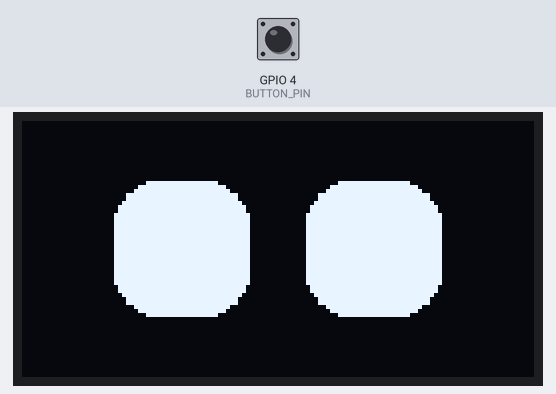
The sketch below on a simulated ESP32. On the bench: 128×64 one-colour display. The test bench sets the inputs (shaded band); at power-on: GPIO 4 (BUTTON_PIN) HIGH. Random numbers use the default seed unless the sketch sets one; what the sketch prints to the serial monitor is not drawn.

Above: at 1.2 s.
1.3 s: GPIO 4 (BUTTON_PIN) pulled LOW for 0.15 s
At 1.54 s:
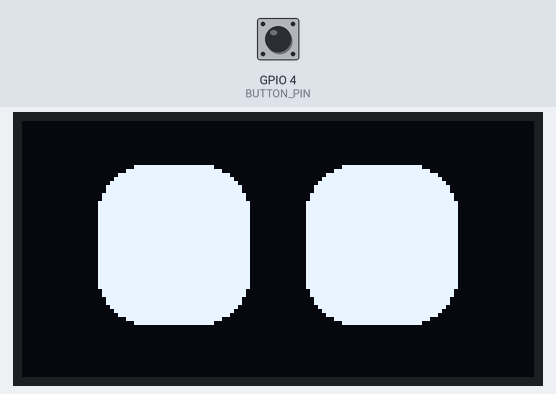
2.0 s: GPIO 4 (BUTTON_PIN) pulled LOW for 1 s
At 2.46 s:
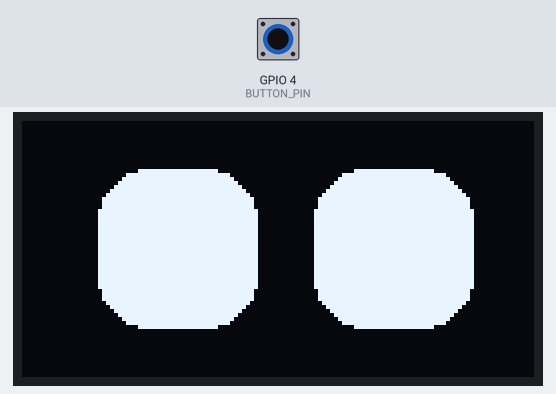
3.6 s: GPIO 4 (BUTTON_PIN) pulled LOW for 0.15 s
At 3.99 s:
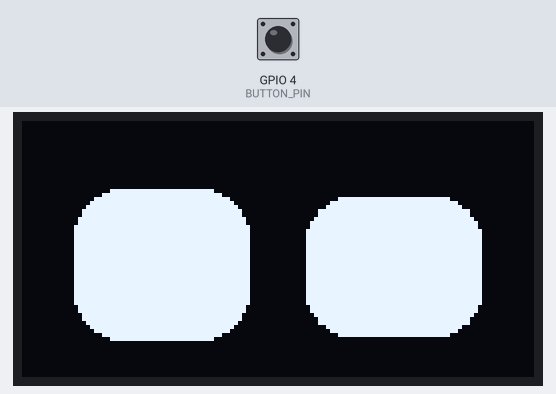
4.3 s: GPIO 4 (BUTTON_PIN) pulled LOW for 1 s
At 21.9 s:
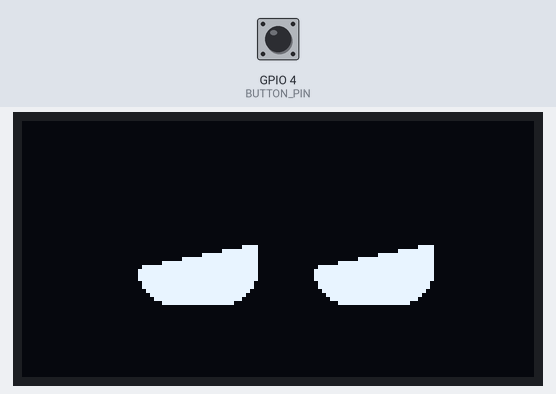
Timing chart, 0 to 22.6 s (numbered marks = the images above; inputs shaded):
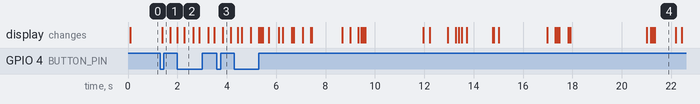

Measured:
- after the input at 1.3 s, the display: changes after 0.08 s (image 1)
- what the display in image 4 shows lasts 0.9 s, from 21.3 s to 22.2 s

The sketch:

robot_style_eyes.ino
```cpp
/*
  EMO-style Robot Eyes для ESP32 + OLED 0.96" (SSD1306, 128x64, I2C)
  + кнопка на GPIO4 -> несколько режимов паники, переключаются по очереди

  Подключение:
    OLED VCC -> 3V3
    OLED GND -> GND
    OLED SDA -> GPIO21
    OLED SCL -> GPIO22
    Кнопка   -> между GPIO4 и GND (внутренний PULLUP, доп. резистор не нужен)

  Библиотеки:
    - Adafruit GFX Library
    - Adafruit SSD1306
*/

#include <Wire.h>
#include <Adafruit_GFX.h>
#include <Adafruit_SSD1306.h>
#include <math.h>

#define SCREEN_WIDTH   128
#define SCREEN_HEIGHT  64
#define OLED_RESET     -1
#define SCREEN_ADDRESS 0x3C

#define BUTTON_PIN 4

Adafruit_SSD1306 display(SCREEN_WIDTH, SCREEN_HEIGHT, &Wire, OLED_RESET);

enum Emotion {
  NEUTRAL,
  HAPPY,
  JOYFUL,
  SAD,
  GLOOMY,
  ANGRY,
  FURIOUS,
  SURPRISED,
  SLEEPY,
  SUSPICIOUS,
  EMOTION_COUNT
};

const char* emotionName(Emotion e) {
  switch (e) {
    case NEUTRAL:    return "neutral";
    case HAPPY:      return "happy";
    case JOYFUL:     return "joyful";
    case SAD:        return "sad";
    case GLOOMY:     return "gloomy";
    case ANGRY:      return "angry";
    case FURIOUS:    return "furious";
    case SURPRISED:  return "surprised";
    case SLEEPY:     return "sleepy";
    case SUSPICIOUS: return "suspicious";
    default:         return "?";
  }
}

int centerX = SCREEN_WIDTH / 2;
int centerY = SCREEN_HEIGHT / 2;
int eyeGap  = 14;
int baseW   = 34;
int baseH   = 34;

Emotion currentEmotion = NEUTRAL;
unsigned long lastEmotionChange = 0;
unsigned long emotionInterval = 4000;

// ---------- Моргание ----------
unsigned long lastBlink = 0;
unsigned long blinkInterval = 3000;
unsigned long blinkDuration = 260;
unsigned long blinkStart = 0;
bool isBlinking = false;

// текущие "живые" параметры глаз
float curW = baseW, curH = baseH, curOffsetY = 0;
float curBrowL = 0, curBrowR = 0;
float curHR_delta = 0; // разница высоты правого глаза (асимметрия)
float targetW = baseW, targetH = baseH, targetOffsetY = 0;
float targetBrowL = 0, targetBrowR = 0;
float targetHR_delta = 0;

int lookOffsetX = 0, lookOffsetY = 0;
int targetLookX = 0, targetLookY = 0;
unsigned long lastLookChange = 0;

// ---------- Кнопка ----------
bool lastButtonReading = HIGH;
bool buttonState = HIGH;
unsigned long lastDebounceTime = 0;
unsigned long debounceDelay = 40;

// ---------- Паника: несколько режимов ----------
enum PanicMode {
  PANIC_SHOCK_FLEE,   // шок с дрожью -> бегство по углам (исходный режим)
  PANIC_SNEAKY,       // вспышка удивления -> хитрый прищур, бегающие глаза
  PANIC_MODE_COUNT
};

int panicMode = -1; // какой режим будет запущен при следующем нажатии (инкрементируется)
bool panicActive = false;
unsigned long panicStart = 0;

// длительности фаз для каждого режима (индекс = PanicMode)
const unsigned long PANIC_PHASE1_DURATION[PANIC_MODE_COUNT] = { 900, 500 };
const unsigned long PANIC_PHASE2_DURATION[PANIC_MODE_COUNT] = { 3200, 4000 };

unsigned long lastJitterUpdate = 0;
int jitterX = 0, jitterY = 0;

// метание по углам (режим PANIC_SHOCK_FLEE, фаза 2)
unsigned long lastCornerChange = 0;
int cornerIndex = -1;
int cornerAmpX = 20;
int cornerAmpY = 12;

// хитрое зырканье (режим PANIC_SNEAKY, фаза 2)
unsigned long lastSneakyGlanceChange = 0;
unsigned long lastSneakySquintSwap = 0;
int sneakyGlanceSide = 0; // -1 лево, 1 право
int sneakyAmpX = 14;

Emotion emotionBeforePanic = NEUTRAL;

void setup() {
  Serial.begin(115200);
  Wire.begin(21, 22);
  pinMode(BUTTON_PIN, INPUT_PULLUP);

  if (!display.begin(SSD1306_SWITCHCAPVCC, SCREEN_ADDRESS)) {
    Serial.println("Не найден OLED дисплей! Проверь подключение/адрес.");
    while (true) delay(1000);
  }

  display.clearDisplay();
  display.display();
  randomSeed(analogRead(0));
  setEmotionTargets(currentEmotion);
  lastBlink = millis();
  lastEmotionChange = millis();
}

void loop() {
  unsigned long now = millis();

  handleButton(now);

  if (panicActive) {
    unsigned long elapsed = now - panicStart;
    unsigned long phase1 = PANIC_PHASE1_DURATION[panicMode];
    unsigned long phase2 = PANIC_PHASE2_DURATION[panicMode];
    unsigned long totalPanicDuration = phase1 + phase2;

    if (elapsed > totalPanicDuration) {
      panicActive = false;
      currentEmotion = emotionBeforePanic;
      setEmotionTargets(currentEmotion);
      lastEmotionChange = now;
      lastBlink = now;
      isBlinking = false;
      jitterX = 0; jitterY = 0;
    } else if (elapsed <= phase1) {
      runPanicPhase1(now);
    } else {
      runPanicPhase2(now);
    }
  } else {
    if (now - lastEmotionChange > emotionInterval) {
      lastEmotionChange = now;
      Emotion next;
      do {
        next = (Emotion)random(0, EMOTION_COUNT);
      } while (next == currentEmotion);
      currentEmotion = next;
      setEmotionTargets(currentEmotion);
      Serial.println(emotionName(currentEmotion));
    }

    if (!isBlinking && now - lastBlink > blinkInterval) {
      isBlinking = true;
      blinkStart = now;
    }
    if (isBlinking && now - blinkStart > blinkDuration) {
      isBlinking = false;
      lastBlink = now;
      blinkInterval = 2500 + random(0, 3000);
    }

    if (now - lastLookChange > 1800) {
      lastLookChange = now;
      targetLookX = random(-8, 9);
      targetLookY = random(-4, 5);
    }

    jitterX = 0;
    jitterY = 0;
  }

  bool inPhase2 = panicActive && (now - panicStart > PANIC_PHASE1_DURATION[panicMode]);
  float speed = panicActive ? (inPhase2 ? 0.25 : 0.35) : 0.18;
  curW        += (targetW - curW) * speed;
  curH        += (targetH - curH) * speed;
  curOffsetY  += (targetOffsetY - curOffsetY) * speed;
  curBrowL    += (targetBrowL - curBrowL) * speed;
  curBrowR    += (targetBrowR - curBrowR) * speed;
  curHR_delta += (targetHR_delta - curHR_delta) * speed;

  float lookSpeed = panicActive ? (inPhase2 ? 0.35 : 0.45) : 0.1;
  lookOffsetX += (int)((targetLookX - lookOffsetX) * lookSpeed);
  lookOffsetY += (int)((targetLookY - lookOffsetY) * lookSpeed);

  drawFrame();
  delay(15);
}

void handleButton(unsigned long now) {
  bool reading = digitalRead(BUTTON_PIN);

  if (reading != lastButtonReading) {
    lastDebounceTime = now;
  }

  if (now - lastDebounceTime > debounceDelay) {
    if (reading != buttonState) {
      buttonState = reading;
      if (buttonState == LOW) {
        triggerPanic(now);
      }
    }
  }

  lastButtonReading = reading;
}

void triggerPanic(unsigned long now) {
  if (!panicActive) {
    emotionBeforePanic = currentEmotion;
  }

  // переключаемся на следующий режим паники по кругу
  panicMode = (panicMode + 1) % PANIC_MODE_COUNT;

  panicActive = true;
  panicStart = now;
  isBlinking = false;
  cornerIndex = -1;
  sneakyGlanceSide = 0;
  targetHR_delta = 0;

  lastJitterUpdate = now;
  lastLookChange = now;
  lastCornerChange = now;
  lastSneakyGlanceChange = now;
  lastSneakySquintSwap = now;

  // targets для фазы 1 задаются в runPanicPhase1 сразу же на этом вызове loop,
  // но выставим стартовые значения на всякий случай:
  switch (panicMode) {
    case PANIC_SHOCK_FLEE:
      targetW = baseW + 14;
      targetH = baseH + 16;
      targetOffsetY = -3;
      targetBrowL = 0; targetBrowR = 0;
      break;
    case PANIC_SNEAKY:
      targetW = baseW + 6;
      targetH = baseH + 6;
      targetOffsetY = -2;
      targetBrowL = 0; targetBrowR = 0;
      break;
  }

  Serial.print("PANIC mode: ");
  Serial.println(panicMode == PANIC_SHOCK_FLEE ? "shock_flee" : "sneaky");
}

// ---------- Фаза 1: общая точка входа ----------
void runPanicPhase1(unsigned long now) {
  switch (panicMode) {
    case PANIC_SHOCK_FLEE:
      panicPhase1_ShockFlee(now);
      break;
    case PANIC_SNEAKY:
      panicPhase1_Sneaky(now);
      break;
  }
}

// ---------- Фаза 2: общая точка входа ----------
void runPanicPhase2(unsigned long now) {
  switch (panicMode) {
    case PANIC_SHOCK_FLEE:
      panicPhase2_ShockFlee(now);
      break;
    case PANIC_SNEAKY:
      panicPhase2_Sneaky(now);
      break;
  }
}

// ===================== РЕЖИМ 0: ШОК -> БЕГСТВО =====================

// Фаза 1 — шок: огромные глаза, мелкая быстрая дрожь, взгляд туда-сюда
void panicPhase1_ShockFlee(unsigned long now) {
  targetW = baseW + 14 + random(-2, 3);
  targetH = baseH + 16 + random(-2, 3);

  if (now - lastJitterUpdate > 40) {
    lastJitterUpdate = now;
    jitterX = random(-3, 4);
    jitterY = random(-3, 4);
  }

  if (now - lastLookChange > 90) {
    lastLookChange = now;
    targetLookX = random(-16, 17);
    targetLookY = random(-8, 9);
  }
}

// Фаза 2 — бегство: глаза уменьшаются и скачут по углам экрана
void panicPhase2_ShockFlee(unsigned long now) {
  targetW = baseW * 0.55 + random(-2, 3);
  targetH = baseH * 0.5  + random(-2, 3);
  targetOffsetY = 0;

  if (now - lastJitterUpdate > 60) {
    lastJitterUpdate = now;
    jitterX = random(-2, 3);
    jitterY = random(-2, 3);
  }

  unsigned long cornerInterval = 160 + random(0, 120);
  if (now - lastCornerChange > cornerInterval) {
    lastCornerChange = now;

    int newCorner;
    do {
      newCorner = random(0, 4);
    } while (newCorner == cornerIndex);
    cornerIndex = newCorner;

    switch (cornerIndex) {
      case 0: targetLookX = -cornerAmpX; targetLookY = -cornerAmpY; break;
      case 1: targetLookX =  cornerAmpX; targetLookY = -cornerAmpY; break;
      case 2: targetLookX = -cornerAmpX; targetLookY =  cornerAmpY; break;
      case 3: targetLookX =  cornerAmpX; targetLookY =  cornerAmpY; break;
    }
  }
}

// ===================== РЕЖИМ 1: ХИТРАЯ ПАНИКА =====================

// Фаза 1 — короткая вспышка удивления, БЕЗ дрожи, взгляд спокойно замер по центру
void panicPhase1_Sneaky(unsigned long now) {
  targetW = baseW + 6;
  targetH = baseH + 6;
  targetOffsetY = -2;
  targetBrowL = 0;
  targetBrowR = 0;
  targetHR_delta = 0;

  jitterX = 0;
  jitterY = 0;

  targetLookX = 0;
  targetLookY = 0;
}

// Фаза 2 — хитрый прищур: глаза сужаются, попеременно прищуривается то один,
// то другой глаз, взгляд резко зыркает влево-вправо, будто что-то скрывают
void panicPhase2_Sneaky(unsigned long now) {
  targetW = baseW * 0.9;
  targetH = baseH * 0.32;
  targetOffsetY = 1;

  jitterX = 0; // без дрожи — движения выглядят осознанными, а не паническими
  jitterY = 0;

  // попеременный "хитрый" прищур одного глаза сильнее другого
  unsigned long squintInterval = 450 + random(0, 300);
  if (now - lastSneakySquintSwap > squintInterval) {
    lastSneakySquintSwap = now;
    // случайно выбираем, какой глаз прищурен сильнее в этот раз
    targetHR_delta = (random(0, 2) == 0) ? -12 : 12;
  }

  // резкое зырканье влево-вправо с короткими паузами, будто проверяет,
  // не смотрит ли кто
  unsigned long glanceInterval = 260 + random(0, 260);
  if (now - lastSneakyGlanceChange > glanceInterval) {
    lastSneakyGlanceChange = now;

    int r = random(0, 10);
    if (r < 4) {
      // короткая пауза по центру, будто задумался/притворяется
      targetLookX = 0;
      targetLookY = 2;
    } else {
      sneakyGlanceSide = -sneakyGlanceSide;
      if (sneakyGlanceSide == 0) sneakyGlanceSide = 1;
      targetLookX = sneakyGlanceSide * sneakyAmpX;
      targetLookY = random(-2, 3);
    }
  }
}

// ===================== Обычные эмоции =====================

void setEmotionTargets(Emotion e) {
  targetHR_delta = 0; // по умолчанию симметрично, кроме SUSPICIOUS

  switch (e) {
    case NEUTRAL:
      targetW = baseW; targetH = baseH; targetOffsetY = 0;
      targetBrowL = 0; targetBrowR = 0;
      break;
    case HAPPY:
      targetW = baseW + 4; targetH = baseH * 0.55; targetOffsetY = 4;
      targetBrowL = 0; targetBrowR = 0;
      break;
    case JOYFUL:
      targetW = baseW + 8; targetH = baseH * 0.28; targetOffsetY = 6;
      targetBrowL = 0; targetBrowR = 0;
      break;
    case SAD:
      targetW = baseW - 4; targetH = baseH * 0.75; targetOffsetY = 2;
      targetBrowL = 8; targetBrowR = -8;
      break;
    case GLOOMY:
      targetW = baseW - 6; targetH = baseH * 0.35; targetOffsetY = 9;
      targetBrowL = 10; targetBrowR = -10;
      break;
    case ANGRY:
      targetW = baseW; targetH = baseH * 0.7; targetOffsetY = 0;
      targetBrowL = -10; targetBrowR = 10;
      break;
    case FURIOUS:
      targetW = baseW - 4; targetH = baseH * 0.42; targetOffsetY = -2;
      targetBrowL = -18; targetBrowR = 18;
      break;
    case SURPRISED:
      targetW = baseW + 8; targetH = baseH + 8; targetOffsetY = -2;
      targetBrowL = 0; targetBrowR = 0;
      break;
    case SLEEPY:
      targetW = baseW; targetH = baseH * 0.45; targetOffsetY = 5;
      targetBrowL = 0; targetBrowR = 0;
      break;
    case SUSPICIOUS:
      targetW = baseW; targetH = baseH * 0.7; targetOffsetY = 0;
      targetBrowL = -6; targetBrowR = 0;
      targetHR_delta = -14;
      break;
  }
}

float getBlinkFactor(unsigned long now) {
  if (!isBlinking) return 0.0;
  float progress = (float)(now - blinkStart) / (float)blinkDuration;
  if (progress > 1.0) progress = 1.0;
  return sin(progress * PI);
}

void drawFrame() {
  unsigned long now = millis();
  display.clearDisplay();

  float blinkFactor = panicActive ? 0.0 : getBlinkFactor(now);

  int hL = (int)(curH * (1.0 - blinkFactor * 0.93));
  if (hL < 2) hL = 2;

  int hR = (int)((curH + curHR_delta) * (1.0 - blinkFactor * 0.93));
  if (hR < 2) hR = 2;

  int leftX  = centerX - eyeGap / 2 - (int)curW + lookOffsetX + jitterX;
  int rightX = centerX + eyeGap / 2 + lookOffsetX + jitterX;
  int centerLineY = centerY + (int)curOffsetY + lookOffsetY + jitterY;

  int yL = centerLineY - hL / 2;
  int yR = centerLineY - hR / 2;

  int radiusL = min((int)curW, hL) / 3;
  if (radiusL < 2) radiusL = 2;
  int radiusR = min((int)curW, hR) / 3;
  if (radiusR < 2) radiusR = 2;

  display.fillRoundRect(leftX,  yL, (int)curW, hL, radiusL, SSD1306_WHITE);
  display.fillRoundRect(rightX, yR, (int)curW, hR, radiusR, SSD1306_WHITE);

  if (!panicActive && blinkFactor < 0.5 && (curBrowL != 0 || curBrowR != 0)) {
    drawBrow(leftX,  yL, (int)curW, hL, (int)curBrowL, true);
    drawBrow(rightX, yR, (int)curW, hR, (int)curBrowR, false);
  }

  display.display();
}

void drawBrow(int ex, int ey, int ew, int eh, int tilt, bool isLeftEye) {
  int cutHeight = eh / 2;
  if (cutHeight < 2) return;

  if (isLeftEye) {
    int x0 = ex, y0 = ey;
    int x1 = ex + ew, y1 = ey;
    int x2 = ex + ew, y2 = ey + cutHeight - tilt / 2;
    int x3 = ex, y3 = ey + cutHeight + tilt / 2;
    display.fillTriangle(x0, y0, x1, y1, x2, y2, SSD1306_BLACK);
    display.fillTriangle(x0, y0, x2, y2, x3, y3, SSD1306_BLACK);
  } else {
    int x0 = ex, y0 = ey;
    int x1 = ex + ew, y1 = ey;
    int x2 = ex + ew, y2 = ey + cutHeight + tilt / 2;
    int x3 = ex, y3 = ey + cutHeight - tilt / 2;
    display.fillTriangle(x0, y0, x1, y1, x2, y2, SSD1306_BLACK);
    display.fillTriangle(x0, y0, x2, y2, x3, y3, SSD1306_BLACK);
  }
}
```
